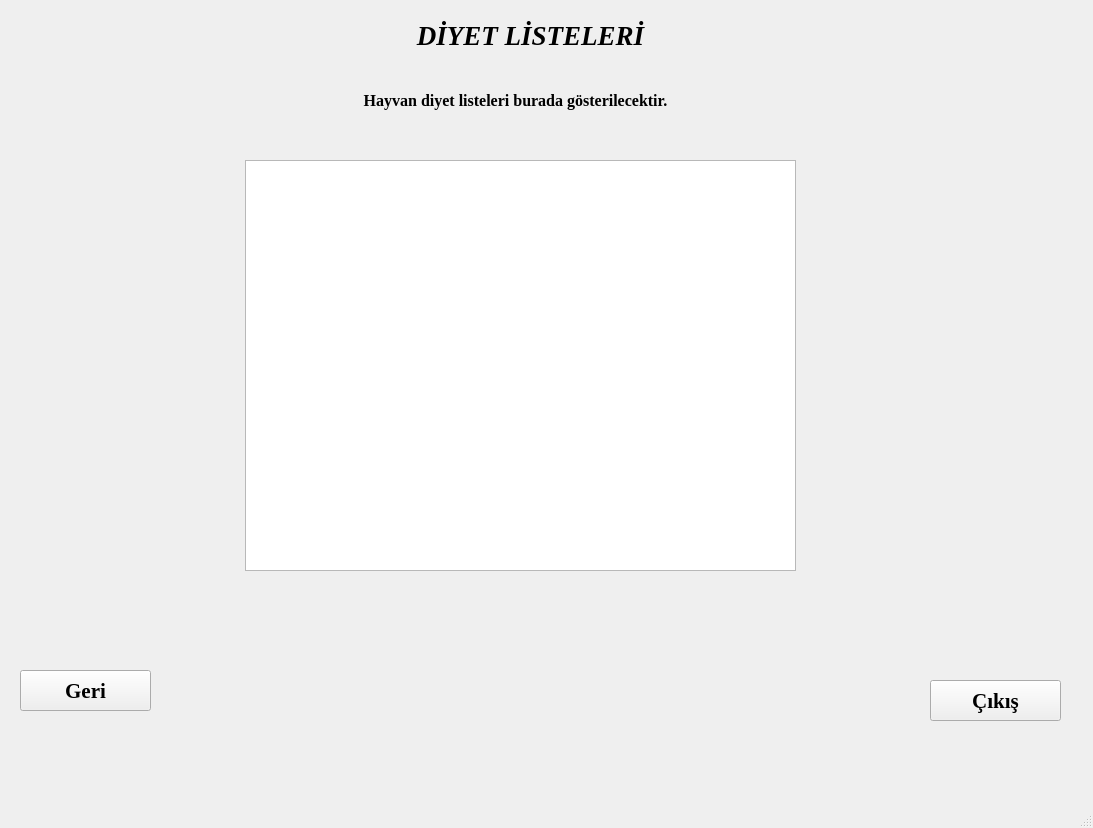
<?xml version="1.0" encoding="UTF-8"?>
<ui version="4.0">
 <class>MainWindow</class>
 <widget class="QMainWindow" name="MainWindow">
  <property name="geometry">
   <rect>
    <x>0</x>
    <y>0</y>
    <width>1093</width>
    <height>828</height>
   </rect>
  </property>
  <property name="windowTitle">
   <string>MainWindow</string>
  </property>
  <widget class="QWidget" name="centralwidget">
   <widget class="QLabel" name="label">
    <property name="geometry">
     <rect>
      <x>4</x>
      <y>5</y>
      <width>1081</width>
      <height>781</height>
     </rect>
    </property>
    <property name="text">
     <string/>
    </property>
    <property name="pixmap">
     <pixmap>arka_plan2.jpg</pixmap>
    </property>
    <property name="scaledContents">
     <bool>true</bool>
    </property>
   </widget>
   <widget class="QLabel" name="lbl_diyetler_baslik">
    <property name="geometry">
     <rect>
      <x>370</x>
      <y>10</y>
      <width>321</width>
      <height>51</height>
     </rect>
    </property>
    <property name="font">
     <font>
      <family>Times New Roman</family>
      <pointsize>20</pointsize>
      <weight>75</weight>
      <italic>true</italic>
      <bold>true</bold>
     </font>
    </property>
    <property name="text">
     <string>&lt;html&gt;&lt;head/&gt;&lt;body&gt;&lt;p align=&quot;center&quot;&gt;DİYET LİSTELERİ&lt;/p&gt;&lt;/body&gt;&lt;/html&gt;</string>
    </property>
   </widget>
   <widget class="QPushButton" name="btn_geri_diyetler">
    <property name="geometry">
     <rect>
      <x>20</x>
      <y>670</y>
      <width>131</width>
      <height>41</height>
     </rect>
    </property>
    <property name="font">
     <font>
      <family>Times New Roman</family>
      <pointsize>16</pointsize>
      <weight>75</weight>
      <bold>true</bold>
     </font>
    </property>
    <property name="text">
     <string>Geri</string>
    </property>
   </widget>
   <widget class="QPushButton" name="btn_cikis_diyetler">
    <property name="geometry">
     <rect>
      <x>930</x>
      <y>680</y>
      <width>131</width>
      <height>41</height>
     </rect>
    </property>
    <property name="font">
     <font>
      <family>Times New Roman</family>
      <pointsize>16</pointsize>
      <weight>75</weight>
      <bold>true</bold>
     </font>
    </property>
    <property name="text">
     <string>Çıkış</string>
    </property>
   </widget>
   <widget class="QLabel" name="lbl_diyetler_icerik">
    <property name="geometry">
     <rect>
      <x>260</x>
      <y>70</y>
      <width>511</width>
      <height>61</height>
     </rect>
    </property>
    <property name="font">
     <font>
      <family>Times New Roman</family>
      <pointsize>12</pointsize>
      <weight>75</weight>
      <bold>true</bold>
     </font>
    </property>
    <property name="text">
     <string>&lt;html&gt;&lt;head/&gt;&lt;body&gt;&lt;p align=&quot;center&quot;&gt;Hayvan diyet listeleri burada gösterilecektir.&lt;/p&gt;&lt;/body&gt;&lt;/html&gt;</string>
    </property>
   </widget>
   <widget class="QTableWidget" name="tbl_diyetler">
    <property name="geometry">
     <rect>
      <x>245</x>
      <y>160</y>
      <width>551</width>
      <height>411</height>
     </rect>
    </property>
    <property name="font">
     <font>
      <family>Times New Roman</family>
      <pointsize>12</pointsize>
      <weight>75</weight>
      <bold>true</bold>
     </font>
    </property>
   </widget>
  </widget>
  <widget class="QMenuBar" name="menubar">
   <property name="geometry">
    <rect>
     <x>0</x>
     <y>0</y>
     <width>1093</width>
     <height>26</height>
    </rect>
   </property>
  </widget>
  <widget class="QStatusBar" name="statusbar"/>
 </widget>
 <resources/>
 <connections/>
</ui>
